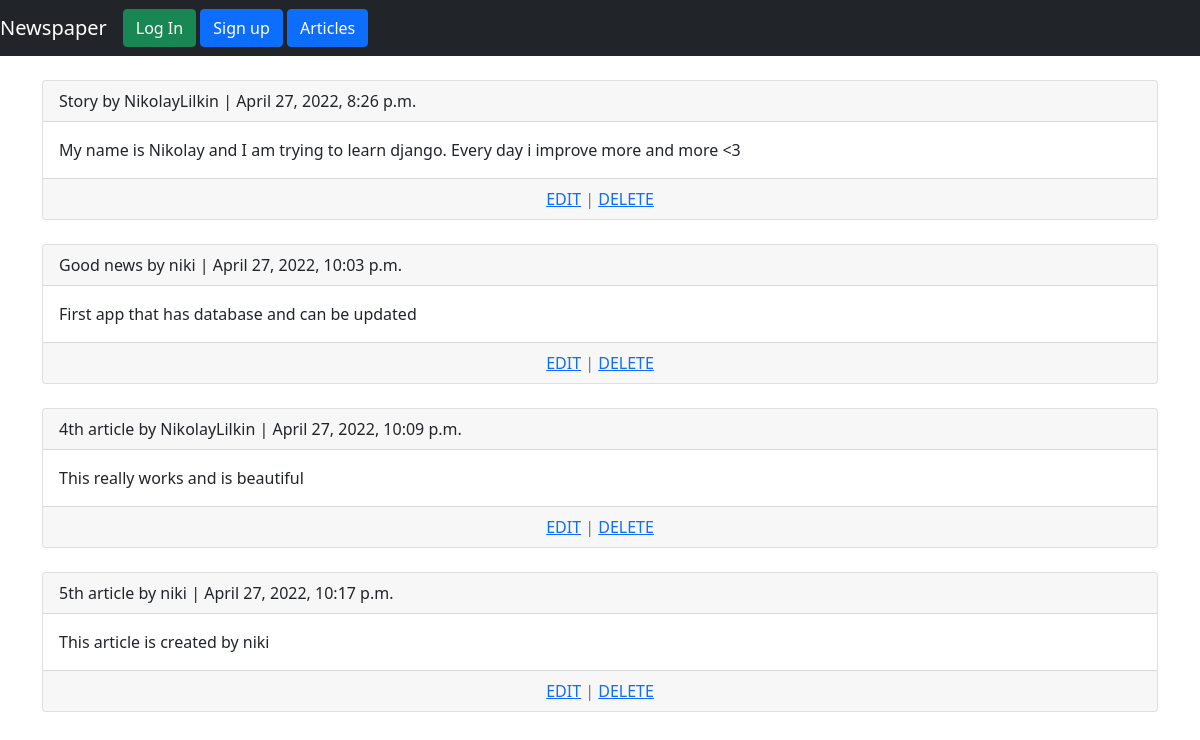
The app's page /articles/ with its own data.
### articles/models.py (models this page shows, shortened)
class Article(models.Model):
    title = models.CharField(max_length=200)
    body = models.TextField()
    date = models.DateTimeField(auto_now_add=True)
    author  = models.ForeignKey(
        get_user_model(),
        on_delete=models.CASCADE
    )

### users/models.py (models this page shows)
class CustomUser(AbstractUser):
    age = models.PositiveIntegerField(null = True,blank=True)

### articles/views.py (the view)
# urls.py: path('',ArticleListView.as_view(),name='article_list'),
class ArticleListView(ListView):
    model=Article
    template_name = 'article_list.html'

### templates/article_list.html
{% extends 'base.html' %}
{% block content %}
    {% for article in object_list %}
    <div class="card">
        <div class="card-header">
            <span>
                {{article.title}}
            </span>
            <span>
                by {{article.author}} | {{article.date}}
            </span>
        </div>
        <div class="card-body">
            {{article.body}}
        </div>
        <div class="card-footer text-center text-muted">
            <a href="{% url 'article_edit' article.pk %}">EDIT</a> |
            <a href="{% url 'article_delete' article.pk %}">DELETE</a>
        </div>
    </div>
    <br/>
    {% endfor %}
{% endblock content %}

### templates/base.html (shortened to what this page needs)
<!DOCTYPE html>
<html lang="en">
<head>
    <link href="https://cdn.jsdelivr.net/npm/bootstrap@5.0.2/dist/css/bootstrap.min.css" rel="stylesheet">
</head>
<body>
    <nav class="navbar navbar-expand-md navbar-dark bg-dark mb-4">
        <a class="navbar-brand" href="{% url 'home' %}">Newspaper</a>
        <div class="collapse navbar-collapse" id="navbarCollapse">
            {% if user.is_authenticated %}
            <form class="form-inline ml-auto">
                <a class="btn btn-warning" href="{% url 'password_change'%}">Change password</a>
                <a class="btn btn-primary" href="{% url 'logout' %}">Log out</a>
                <a class="btn btn-primary" href="{% url 'article_list' %}">Articles</a>
                <a class="btn btn-primary" href="{% url 'article_new' %}">+ New</a>
            </form>
            {% else %}
            <form class="form-inline ml-auto">
                <a href="{% url 'login' %}" class="btn btn-success"> Log In</a>
                <a href="{% url 'signup' %}" class="btn btn-primary ml-2">Sign up</a>
                <a class="btn btn-primary" href="{% url 'article_list' %}">Articles</a>
            </form>
            {% endif %}
        </div>
    </nav>
    <main>
        <div class="container">
            {% block content%}
            {% endblock content%}
        </div>
    </main>
</body>
</html>

### records on screen
Article: title "Story", author "NikolayLilkin", date "April 27, 2022, 8:26 p.m.", body "My name is Nikolay and I am trying to learn django. Every day i improve more and more <3"
Article: title "Good news", author "niki", date "April 27, 2022, 10:03 p.m.", body "First app that has database and can be updated"
Article: title "4th article", author "NikolayLilkin", date "April 27, 2022, 10:09 p.m.", body "This really works and is beautiful"
Article: title "5th article", author "niki", date "April 27, 2022, 10:17 p.m.", body "This article is created by niki"
